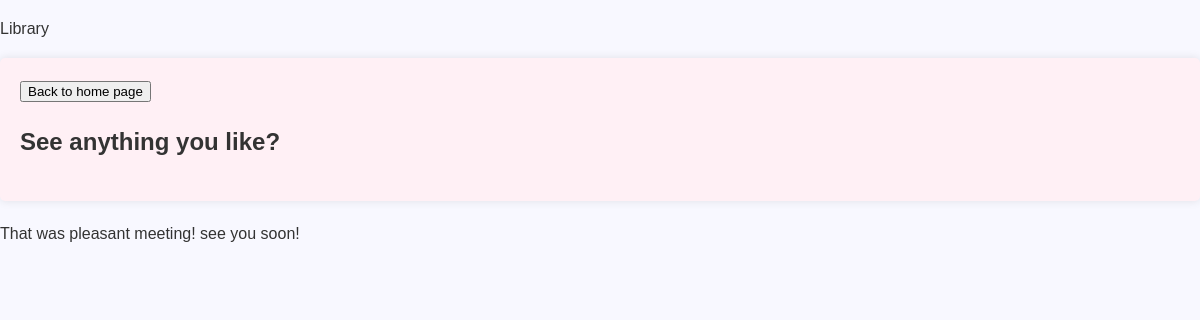
/categorys, run on an earlier commit of the app's database.
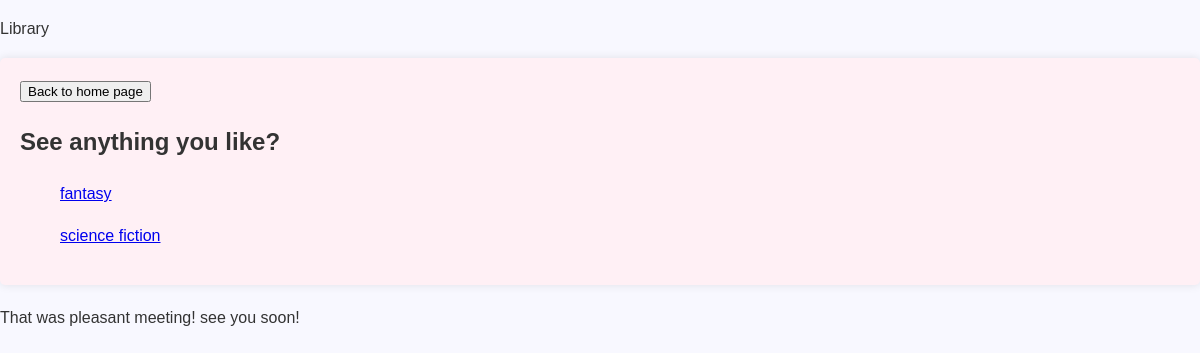
And on a later commit of the database.
### library/models.py (models this page shows, shortened)
class Category(models.Model):
    name = models.CharField(max_length=100, unique=True)
    description = models.TextField(blank=True)

### library/views.py (the view)
# urls.py: path("categorys",views.category_list,name='category_list'),
def category_list(request):
    categories = Category.objects.all()
    return render(request,
                'library/categories/list.html',
                  {'categories': categories})

### library/templates/library/categories/list.html
{% extends "library/base.html" %}
{% block content %}
<a href="{% url 'home' %}"><button>Back to home page</button></a>
<h2>See anything you like?</h2>
<ul>
  {% for category in categories %}
    <p><a href="{% url 'category_detail' name=category.name %}">{{ category.name }}</a></p>
  {% endfor %}
</ul>
{% endblock %}

What changed in the data, as far as the page shows it:
added Category: name "fantasy"
added Category: name "science fiction"
